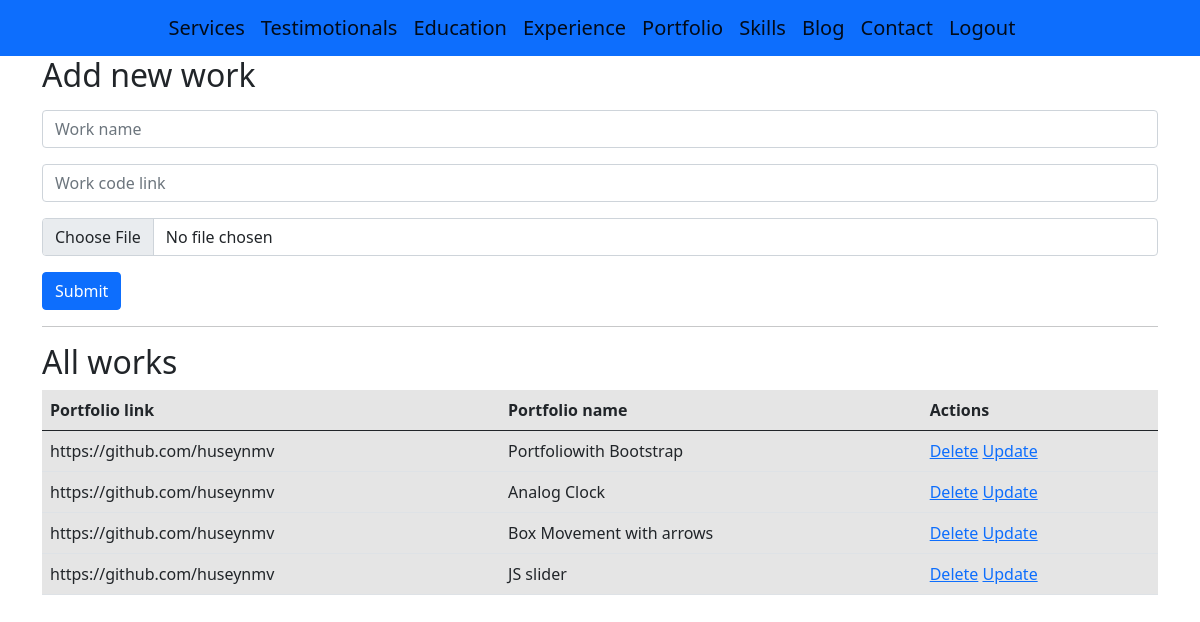
/admin/portfolio (signed in), run on an earlier commit of the app's database.
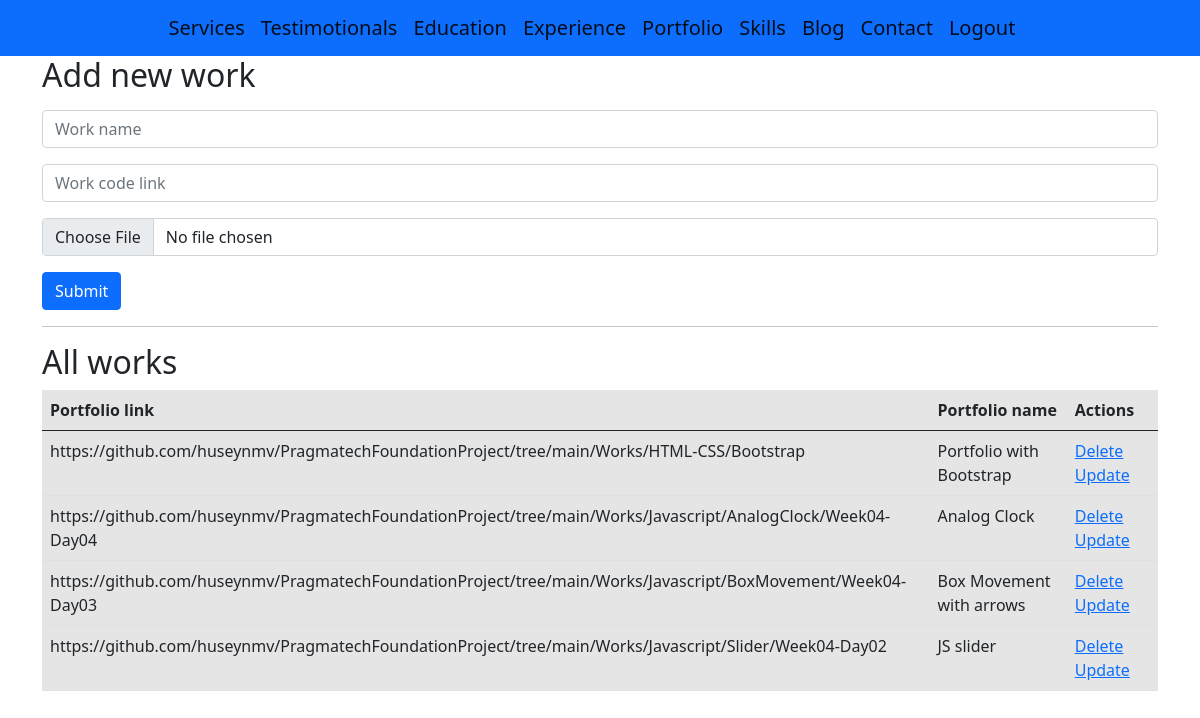
And on a later commit of the database.
### models.py (models this page shows)
class Portfolio(db.Model):
    id=db.Column(db.Integer,primary_key=True)
    portfolio_img=db.Column(db.String(100))
    portfolio_name=db.Column(db.String(100))
    portfolio_link=db.Column(db.String(100))

### admin/routes.py (the view, shortened to what this page needs)
@app.route("/admin/portfolio", methods=["GET", "POST"])
@login_required
def admin_portfolio():
    from models import Portfolio
    work=Portfolio.query.all()
    return render_template('admin/portfolio.html', work=work)

### admin/routes.py (called while the page is built)
@login_manager.user_loader
def load_user(user_id):
    from models import User
    return User.query.get(user_id)

### templates/admin/portfolio.html
{% extends "admin/base.html" %}
{% block content %}
<h2>Add new work</h2>
<form action="/admin/portfolio" method="POST" enctype="multipart/form-data">
  <div class="mt-3">
    <input type="text" class="form-control" placeholder="Work name" name="work_name">
  </div>
  <div class="mt-3">
    <input type="text" class="form-control" placeholder="Work code link" name="work_link">
  </div>
  <div class="mt-3">
    <input type="file" class="form-control" placeholder="work image" name="work_img">
  </div>
  <button type="submit" class="btn btn-primary mt-3">Submit</button>
</form>
<hr>
<h2>All works</h2>
<table class="table table-active">
  <thead>
    <tr>
      <th scope="col">Portfolio link</th>
      <th scope="col">Portfolio name</th>
      <th scope="col">Actions</th>
    </tr>
  </thead>
  <tbody>
   {% for work in work %}
    <tr>
      <td>{{work.portfolio_link}}</td>
      <td>{{work.portfolio_name}}</td>
      <td>
          <a href="/admin/portfolio/delete/{{work.id}}">Delete</a>
          <a href="/admin/portfolio/update/{{work.id}}">Update</a>
      </td>
    </tr>
    {% endfor %}
  </tbody>
</table>
{% endblock %}

What changed in the data, as far as the page shows it:
changed Portfolio: portfolio_link "https://github.com/huseynmv" → "https://github.com/huseynmv/PragmatechFoundationProject/tree/main/Works/HTML-CSS/Bootstrap"; portfolio_name "Portfoliowith Bootstrap" → "Portfolio with Bootstrap"
changed Portfolio "Analog Clock": portfolio_link "https://github.com/huseynmv" → "https://github.com/huseynmv/PragmatechFoundationProject/tree/main/Works/Javascript/AnalogClock/Week04-Day04"
changed Portfolio "Box Movement with arrows": portfolio_link "https://github.com/huseynmv" → "https://github.com/huseynmv/PragmatechFoundationProject/tree/main/Works/Javascript/BoxMovement/Week04-Day03"
changed Portfolio "JS slider": portfolio_link "https://github.com/huseynmv" → "https://github.com/huseynmv/PragmatechFoundationProject/tree/main/Works/Javascript/Slider/Week04-Day02"
